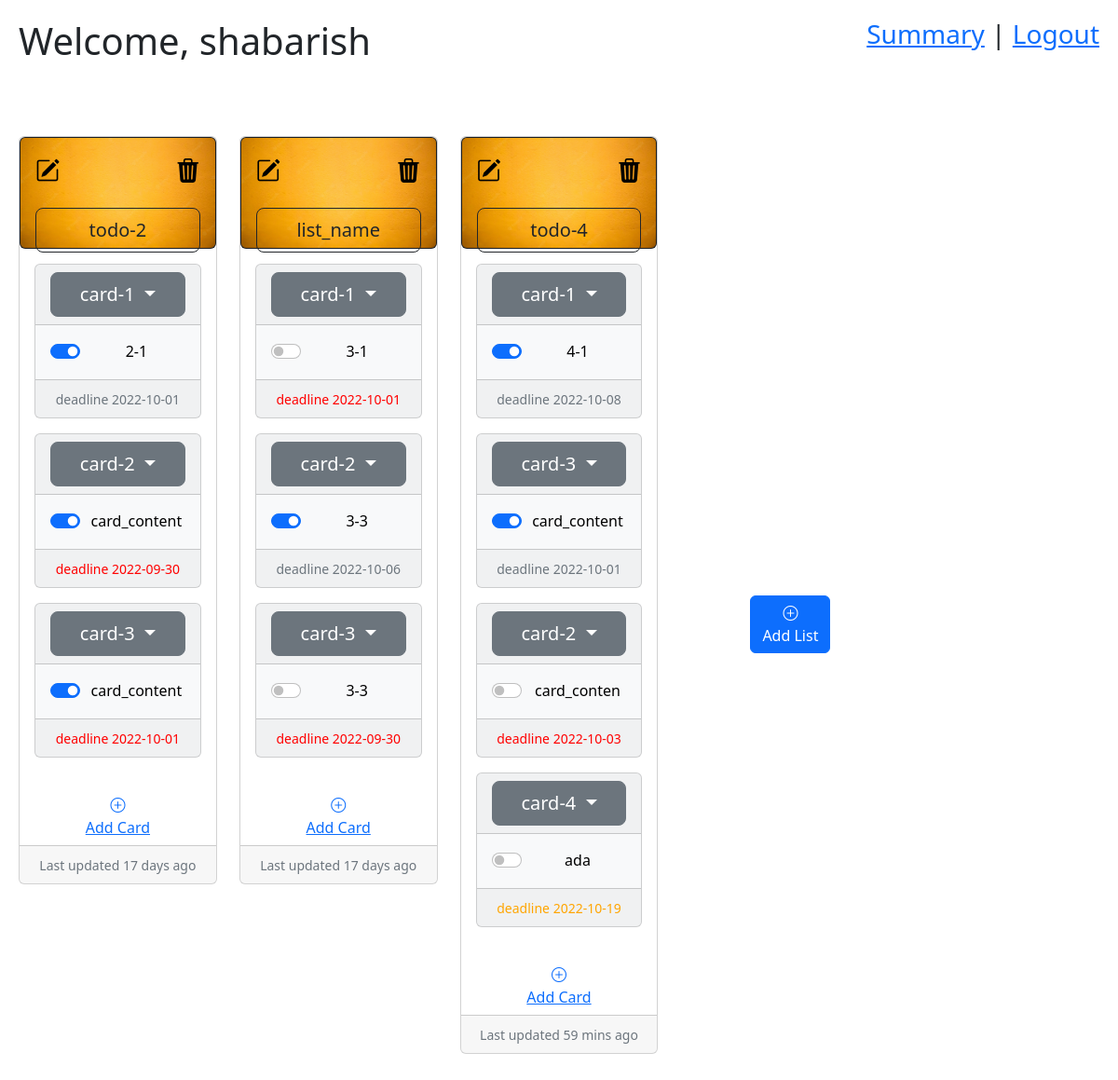
/home/1, run on the app's committed database.
### application/models.py (models this page shows)
class User(db.Model):
    __tablename__ = 'user'
    id = db.Column(db.Integer, primary_key=True, autoincrement=True)
    name = db.Column(db.String, nullable=False, unique=True)
    lists = db.relationship('List', backref='user')

class List(db.Model):
    __tablename__ = 'list'
    id = db.Column(db.Integer, primary_key=True, autoincrement=True)
    name = db.Column(db.String, nullable=False)
    description = db.Column(db.String)
    update_date = db.Column(db.String, nullable=False)
    user_id = db.Column(db.Integer, db.ForeignKey('user.id'), nullable=False)
    cards = db.relationship('Card',backref='list',cascade='all,delete-orphan')

class Card(db.Model):
    __tablename__ = 'card'
    id = db.Column(db.Integer, primary_key=True, autoincrement=True)
    name = db.Column(db.String, nullable=False)
    content = db.Column(db.String)
    deadline = db.Column(db.String, nullable=False)
    toggle = db.Column(db.String, nullable=False)
    create_date = db.Column(db.String, nullable=False)
    complete_date = db.Column(db.String, nullable=False)
    list_id = db.Column(db.Integer, db.ForeignKey('list.id'), nullable=False)

### application/controllers.py (the view)
@app.route("/home/<user_id>", methods=["GET","POST"])
def home(user_id):
    user = User.query.get(user_id)
    lists = user.lists
    list_dt = {}
    card_dtn = {}
    card_dty = {}
    cards = {}
    for l in lists:
        list_dt[l.id] = l.update_date
        cards[l.name] = l.cards
        for c in l.cards:
            if c.toggle == '0':
                card_dtn[c.id] = c.deadline
            else:
                card_dty[c.id] = [c.deadline, c.complete_date]
    return render_template("home.html",user=user,lists=lists,cards=cards, list_dt=list_dt, card_dtn=card_dtn, card_dty=card_dty)

### templates/home.html (shortened to what this page needs)
{% extends 'base.html' %}
{% block body %}
  {% if lists==[] %}
    <div class="position-relative">
      <div class="position-absolute top-100 start-50 translate-middle text-center" style="padding-top:500px">
        <p>There are no lists in the board</p>
        <button type="button" class="btn btn-primary" data-bs-toggle="modal" data-bs-target="#addList">
          <i class="bi bi-plus-circle"></i><br>
          Add List
        </button>
      </div>
    {% else %}
      <div class="row row-cols-1 row-cols-md-5 g-4" style="padding-top:70px">
        {% for list in lists %}
          <div class="col">
            <div class="card">
              <div class="card text-bg-dark">
                <img src="../static/image.jpg" class="card-img" alt="...">
                <div class="card-img-overlay">
                  <a href="/updatelist/{{list.id}}" data-bs-toggle="modal" data-bs-target="#editList{{list.id}}">
                    <i class="bi bi-pencil-square" style="color:black; font-size:26px"></i>
                  </a>
                  <a href="/deletelist/{{list.id}}" onclick="return confirm('Are you sure you want to delete?')">
                    <i class="bi bi-trash3-fill float-end" style="color:black; font-size:26px"></i>
                  </a>
                  <div class="text-center" style="padding-top:20px">
                    <button class="btn btn-outline-dark btn-lg text-wrap col-12" type="button" data-bs-toggle="dropdown" aria-expanded="false">
                      {{list.name}}
                    </button>
                  </div>
                </div>
              </div>
              <div class="card-body">
                {% for list_name in cards %}
                  {% if list_name == list.name %}
                    {% for card in cards[list_name] %}
                      <div class="card text-bg-light mb-3 text-center" style="max-width: 18rem;">
                        <div class="card-header">
                          <div class="dropdown">
                            <button class="btn btn-secondary dropdown-toggle text-wrap btn-lg col-lg-12" type="button" data-bs-toggle="dropdown" aria-expanded="false">
                              {{card.name}}
                            </button>
                          </div>
                        </div>
                        <div class="card-body">
                          <p class="card-text" style="display:inline">{{card.content}}</p>
                          <form class="d-inline-flex float-start" id="toggle{{card.id}}" action="/toggle/{{card.id}}" method="post">
                            <div class="form-check form-switch">
                              {% if card.toggle == '1' %}
                              <input class="form-check-input" type="checkbox" role="switch" name="toggle-input" id="{{card.id}}" onclick="toggle({{card.id}})" checked>
                              {% else %}
                              <input class="form-check-input" type="checkbox" role="switch" name="toggle-input" id="{{card.id}}" onclick="toggle({{card.id}})">
                              {% endif %}
                            </div>
                          </form>
                        </div>
                        <div class="card-footer">
                          <small class="text-muted"><font id="font_color{{card.id}}">deadline {{card.deadline}}</font></small>
                        </div>
                      </div>
                    {% endfor %}
                  {% endif %}
                {% endfor %}
              </div>
              <button type="button" class="btn btn-link w-auto align-self-center" data-bs-toggle="modal" data-bs-target="#addCard{{list.id}}">
                <i class="bi bi-plus-circle"></i><br>
                Add Card
              </button>
              <div class="card-footer text-center">
                <small class="text-muted" id="update_time{{list.id}}"></small>
              </div>
            </div>
          </div>
        {% endfor %}
        <div class="position-relative">
          <div class="position-absolute top-50" style="padding-left:75px;">
            <button type="button" class="btn btn-primary" data-bs-toggle="modal" data-bs-target="#addList">
              <i class="bi bi-plus-circle"></i><br>
              Add List
            </button>
          </div>
        </div>
      </div><br><br>
    {% endif %}
{% endblock %}

### templates/base.html (shortened to what this page needs)
<!DOCTYPE html>
<html lang="en">
<head>
  <link rel="stylesheet" href="https://cdn.jsdelivr.net/npm/bootstrap-icons@1.9.1/font/bootstrap-icons.css">
  <link href="https://cdn.jsdelivr.net/npm/bootstrap@5.2.0/dist/css/bootstrap.min.css" rel="stylesheet">
</head>
<body style="padding:20px" onload="updateTime({{list_dt}}); updateColorN({{card_dtn}}); updateColorY({{card_dty}})">
    {% block head %}
    <div class="d-flex justify-content-between">
        <h1 class="">Welcome, {{user.name}}</h1>
        <h3 class="">
        <a href="/summary/{{user.id}}">Summary</a> |
        <a href="/">Logout</a>
        </h3>
    </div>
    {% endblock %}
{% block body %} {% endblock %}
</body>
</html>

### data on the page
User: name "shabarish"
List: name "todo-2"
Card: name "card-1", content "2-1", deadline "2022-10-01"
Card: name "card-2", content "card_content", deadline "2022-09-30"
Card: name "card-3", content "card_content", deadline "2022-10-01"
List: name "list_name"
Card: name "card-1", content "3-1", deadline "2022-10-01"
Card: name "card-2", content "3-3", deadline "2022-10-06"
Card: name "card-3", content "3-3", deadline "2022-09-30"
List: name "todo-4"
Card: name "card-1", content "4-1", deadline "2022-10-08"
Card: name "card-3", content "card_content", deadline "2022-10-01"
Card: name "card-2", content "card_conten", deadline "2022-10-03"
Card: name "card-4", content "ada", deadline "2022-10-19"
